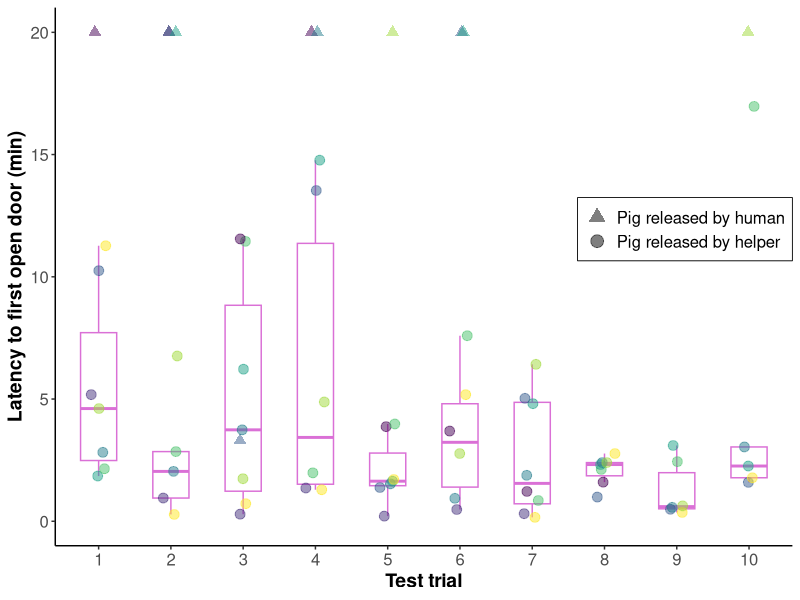

The R source for this figure:
## ---- chunk 1
library(tidyverse)     # tidy universe
library(viridis)       # viridis colours
## ---- chunk 2
my_theme = theme_classic() +
  theme(axis.title = element_text(face="bold", size=14),
        axis.text  = element_text(size=12, angle = 0, vjust = 0.5),
        plot.title = element_text(face="bold", size=14),
        panel.grid.major = element_blank(),
        panel.grid.minor = element_blank())
## ---- chunk 3
set.seed(1989)
## ---- chunk 4
dat <- read_csv("../data/latency-trials.csv")
## ---- chunk 5
dat <- dat %>% 
  mutate_at(vars(trapped.order), ~as.factor(.))
## ---- chunk 6
dat %>% 
  filter( helper == "Pig") %>% 
  group_by(trapped.order)%>%
  rstatix::get_summary_stats(c(lat.helped.min), 
                             show = c("mean", "sd", "min", "max", "median", "iqr")) %>% 
  ungroup()
## ---- chunk 7
plot <- dat %>%
  ggplot() +
  geom_boxplot(data = subset(dat, helper == "Pig"),
               aes(x = trapped.order, 
                   y = lat.helped.min),
               outlier.shape = NA, width = 0.5, col = "orchid", 
               show.legend = FALSE) +
  geom_point(aes(x     = trapped.order, 
                 y     = lat.helped.min,
                 col   = id.group,
                 shape = helper),
             position = position_jitterdodge(jitter.width  = 0.15,
                                             jitter.height = 0.0,
                                             dodge.width   = 0.2),
             size = 3, alpha = 0.5) +
  scale_shape_manual(values = c(17, 19),
                     labels = c("Pig released by human", 
                                "Pig released by helper")) +
  scale_color_manual(values = viridis(n=8),
                     guide="none") +
  scale_y_continuous(lim = c(0, 20.01), breaks = seq(0, 20, 5)) +
  labs(x = "Test trial",
       y = "Latency to first open door (min)") +
  my_theme +
  guides(shape = guide_legend(override.aes = list(size  = 4,
                                                  shape = c(17, 19)))) +
  theme(legend.justification = c(1,0.6),
        legend.position = c(1,0.6),
        legend.background = element_rect(fill = NA,
                                         colour ="black",
                                         size=0.3,
                                         linetype="solid"),
        legend.title = element_blank(),
        legend.text = element_text(size=12))
## ---- chunk 8
plot
## ---- chunk 9
citation()
version$version.string
## ---- chunk 10
citation("tidyverse")
citation("viridis")
## ---- chunk 11
sessionInfo()
